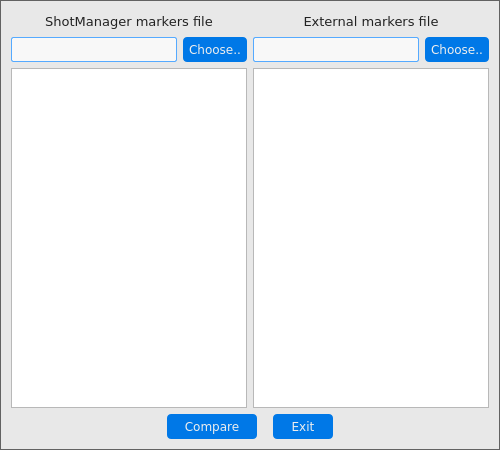
<?xml version="1.0" encoding="UTF-8"?>
<ui version="4.0">
 <class>CompareMarkersDialog</class>
 <widget class="QDialog" name="CompareMarkersDialog">
  <property name="geometry">
   <rect>
    <x>0</x>
    <y>0</y>
    <width>500</width>
    <height>450</height>
   </rect>
  </property>
  <property name="minimumSize">
   <size>
    <width>450</width>
    <height>300</height>
   </size>
  </property>
  <property name="windowTitle">
   <string>Compare markers files</string>
  </property>
  <property name="styleSheet">
   <string notr="true">* {
	font-family: Verdana,Geneva,sans-serif; 
}

#CompareMarkersDialog {
	background-color:#e8e8e8;
	color: #1f1f1f;
	border:1px solid #626262;
}

QLabel {
	color: #222;
	font-size:10pt;
}

QPushButton {
	color: #eee;	
	border-radius: 4px;
	text-shadow: 0 1px 1px rgba(0, 0, 0, 0.2);
	background-color:#0078e7;
	padding:4px 6px;
}

QLineEdit {
	color: #222;	
	border:1px solid #55aaff;
	border-radius: 2px;
	background-color:#f8f8f8;
	padding:4px;
}

</string>
  </property>
  <layout class="QVBoxLayout" name="verticalLayout_3">
   <item>
    <layout class="QHBoxLayout" name="horizontalLayout_3">
     <item>
      <layout class="QVBoxLayout" name="verticalLayout">
       <item>
        <widget class="QLabel" name="label">
         <property name="minimumSize">
          <size>
           <width>0</width>
           <height>20</height>
          </size>
         </property>
         <property name="text">
          <string>ShotManager markers file</string>
         </property>
         <property name="alignment">
          <set>Qt::AlignCenter</set>
         </property>
        </widget>
       </item>
       <item>
        <layout class="QHBoxLayout" name="horizontalLayout">
         <item>
          <widget class="QLineEdit" name="smFileText">
           <property name="enabled">
            <bool>true</bool>
           </property>
           <property name="minimumSize">
            <size>
             <width>0</width>
             <height>25</height>
            </size>
           </property>
           <property name="autoFillBackground">
            <bool>false</bool>
           </property>
           <property name="readOnly">
            <bool>true</bool>
           </property>
          </widget>
         </item>
         <item>
          <widget class="QPushButton" name="smFileBtn">
           <property name="minimumSize">
            <size>
             <width>0</width>
             <height>25</height>
            </size>
           </property>
           <property name="text">
            <string>Choose..</string>
           </property>
          </widget>
         </item>
        </layout>
       </item>
       <item>
        <widget class="QTextEdit" name="smText">
         <property name="readOnly">
          <bool>true</bool>
         </property>
        </widget>
       </item>
      </layout>
     </item>
     <item>
      <layout class="QVBoxLayout" name="verticalLayout_2">
       <item>
        <widget class="QLabel" name="label_2">
         <property name="minimumSize">
          <size>
           <width>0</width>
           <height>20</height>
          </size>
         </property>
         <property name="text">
          <string>External markers file</string>
         </property>
         <property name="alignment">
          <set>Qt::AlignCenter</set>
         </property>
        </widget>
       </item>
       <item>
        <layout class="QHBoxLayout" name="horizontalLayout_2">
         <item>
          <widget class="QLineEdit" name="extFileText">
           <property name="minimumSize">
            <size>
             <width>0</width>
             <height>25</height>
            </size>
           </property>
           <property name="readOnly">
            <bool>true</bool>
           </property>
          </widget>
         </item>
         <item>
          <widget class="QPushButton" name="extFileBtn">
           <property name="minimumSize">
            <size>
             <width>0</width>
             <height>25</height>
            </size>
           </property>
           <property name="text">
            <string>Choose..</string>
           </property>
          </widget>
         </item>
        </layout>
       </item>
       <item>
        <widget class="QTextEdit" name="extText">
         <property name="readOnly">
          <bool>true</bool>
         </property>
        </widget>
       </item>
      </layout>
     </item>
    </layout>
   </item>
   <item>
    <layout class="QHBoxLayout" name="horizontalLayout_4">
     <item>
      <spacer name="horizontalSpacer">
       <property name="orientation">
        <enum>Qt::Horizontal</enum>
       </property>
       <property name="sizeHint" stdset="0">
        <size>
         <width>40</width>
         <height>20</height>
        </size>
       </property>
      </spacer>
     </item>
     <item>
      <widget class="QPushButton" name="compareBtn">
       <property name="minimumSize">
        <size>
         <width>90</width>
         <height>25</height>
        </size>
       </property>
       <property name="text">
        <string>Compare</string>
       </property>
       <property name="icon">
        <iconset resource="resource.qrc">
         <normaloff>:/flipW.png</normaloff>:/flipW.png</iconset>
       </property>
      </widget>
     </item>
     <item>
      <spacer name="horizontalSpacer_3">
       <property name="orientation">
        <enum>Qt::Horizontal</enum>
       </property>
       <property name="sizeType">
        <enum>QSizePolicy::Minimum</enum>
       </property>
       <property name="sizeHint" stdset="0">
        <size>
         <width>10</width>
         <height>20</height>
        </size>
       </property>
      </spacer>
     </item>
     <item>
      <widget class="QPushButton" name="closeBtn">
       <property name="minimumSize">
        <size>
         <width>60</width>
         <height>25</height>
        </size>
       </property>
       <property name="maximumSize">
        <size>
         <width>50</width>
         <height>16777215</height>
        </size>
       </property>
       <property name="text">
        <string>Exit</string>
       </property>
       <property name="icon">
        <iconset resource="resource.qrc">
         <normaloff>:/clearW.png</normaloff>:/clearW.png</iconset>
       </property>
      </widget>
     </item>
     <item>
      <spacer name="horizontalSpacer_2">
       <property name="orientation">
        <enum>Qt::Horizontal</enum>
       </property>
       <property name="sizeHint" stdset="0">
        <size>
         <width>40</width>
         <height>20</height>
        </size>
       </property>
      </spacer>
     </item>
    </layout>
   </item>
  </layout>
 </widget>
 <resources>
  <include location="resource.qrc"/>
 </resources>
 <connections/>
</ui>
